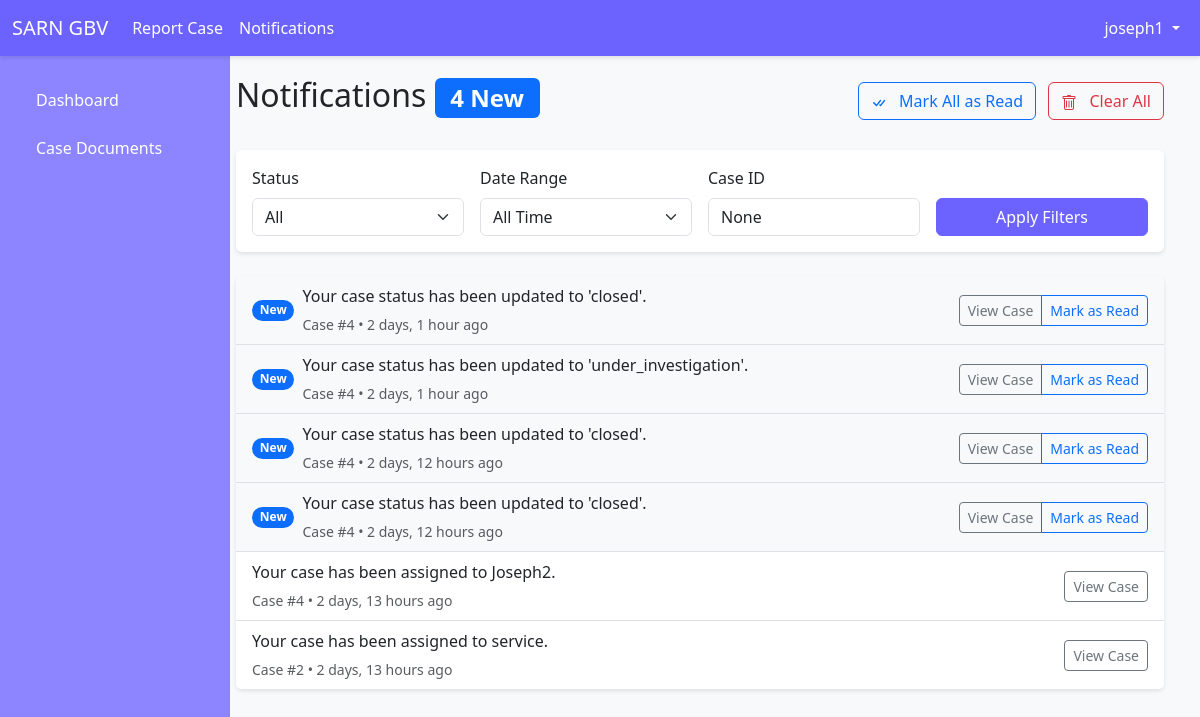
The app's page /notifications/ (signed in), older data.
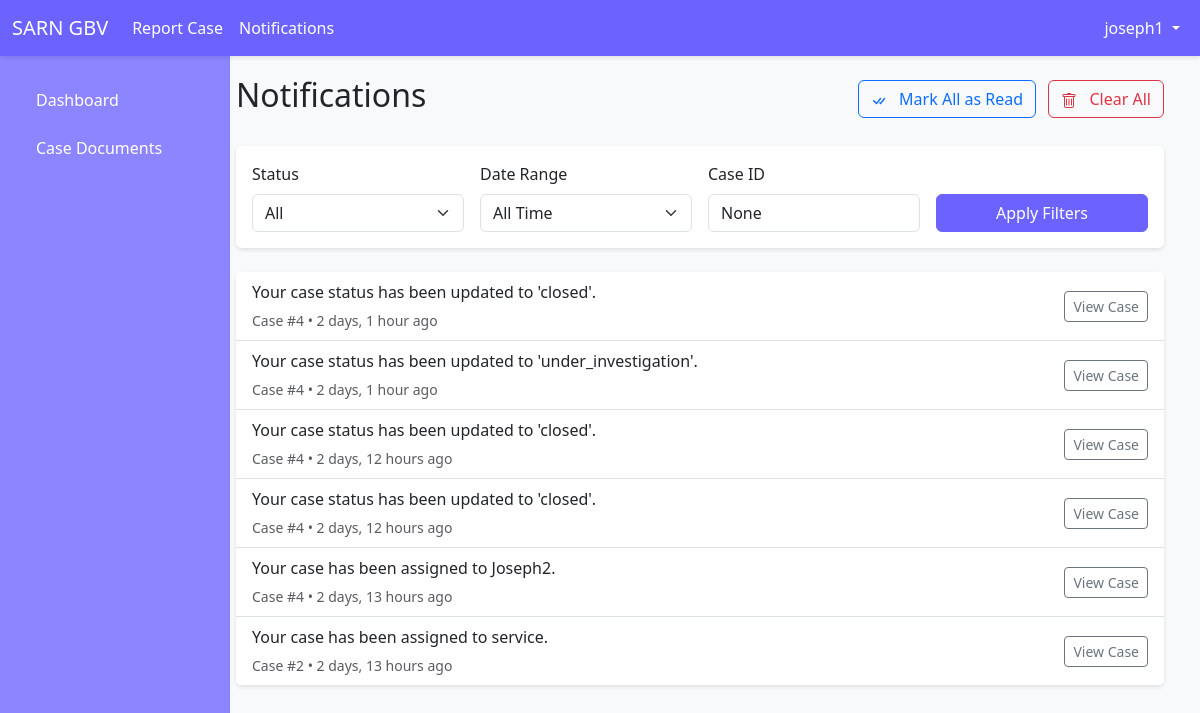
The same page, newer data.
### notifications/models.py (models this page shows, shortened)
class Notification(models.Model):
    user = models.ForeignKey(User, on_delete=models.CASCADE, related_name="notifications")  # Add related_name
    case = models.ForeignKey('cases.Case', on_delete=models.CASCADE)
    message = models.TextField()
    is_read = models.BooleanField(default=False)
    created_at = models.DateTimeField(auto_now_add=True)

### cases/models.py (models this page shows, shortened)
class Case(models.Model):
    STATUS_CHOICES = [
        ('pending', 'Pending'),
        ('under_investigation', 'Under Investigation'),
        ('closed', 'Closed'),
    ]
    reporter = models.ForeignKey(User, on_delete=models.CASCADE, related_name="reported_cases")  # The person who reported the case
    assigned_provider = models.ForeignKey(User, on_delete=models.SET_NULL, null=True, blank=True, related_name="assigned_cases")
    description = models.TextField()
    status = models.CharField(max_length=20, choices=STATUS_CHOICES, default='pending')
    date_reported = models.DateTimeField(auto_now_add=True)
    evidence_file = models.FileField(upload_to='case_evidence/', blank=True, null=True)

### notifications/views.py (the view)
# urls.py: path('notifications/', login_required(notifications_list), name='notifications_list'),
@login_required
def notifications_list(request):
    queryset = Notification.objects.filter(user=request.user).order_by('-created_at')
    status = request.GET.get('status')
    date_range = request.GET.get('date_range')
    case_id = request.GET.get('case_id')
    if status == 'unread':
        queryset = queryset.filter(is_read=False)
    elif status == 'read':
        queryset = queryset.filter(is_read=True)
    if date_range == 'today':
        queryset = queryset.filter(created_at__date=timezone.now().date())
    elif date_range == 'week':
        week_ago = timezone.now() - timedelta(days=7)
        queryset = queryset.filter(created_at__gte=week_ago)
    elif date_range == 'month':
        month_ago = timezone.now() - timedelta(days=30)
        queryset = queryset.filter(created_at__gte=month_ago)
    if case_id:
        queryset = queryset.filter(case__id=case_id)
    page = request.GET.get('page', 1)
    paginator = Paginator(queryset, 10)  # Show 10 notifications per page
    try:
        notifications = paginator.page(page)
    except PageNotAnInteger:
        notifications = paginator.page(1)
    except EmptyPage:
        notifications = paginator.page(paginator.num_pages)
    unread_count = Notification.objects.filter(user=request.user, is_read=False).count()
    context = {
        'notifications': notifications,
        'unread_count': unread_count,
        'status': status,
        'date_range': date_range,
        'case_id': case_id,
    }
    return render(request, 'notifications/list.html', context)

### notifications/templates/notifications/list.html (shortened to what this page needs)
{% extends 'base.html' %}
{% block content %}
<div class="container-fluid">
    <div class="d-flex justify-content-between align-items-center mb-4">
        <h2>
            Notifications
            {% if unread_count %}
            <span class="badge bg-primary">{{ unread_count }} New</span>
            {% endif %}
        </h2>
        <div>
            {% if notifications %}
            <button class="btn btn-outline-primary me-2" id="markAllRead">
                Mark All as Read
            </button>
            <button class="btn btn-outline-danger" id="clearAll">
                Clear All
            </button>
            {% endif %}
        </div>
    </div>
    <div class="card mb-4">
        <div class="card-body">
            <form class="row g-3" method="GET">
                <div class="col-md-3">
                    <label class="form-label">Status</label>
                    <select class="form-select" name="status">
                        <option value="">All</option>
                    </select>
                </div>
                <div class="col-md-3">
                    <label class="form-label">Date Range</label>
                    <select class="form-select" name="date_range">
                        <option value="">All Time</option>
                    </select>
                </div>
                <div class="col-md-3">
                    <label class="form-label">Case ID</label>
                    <input type="text" class="form-control" name="case_id" value="{{ case_id }}" placeholder="Filter by Case ID">
                </div>
                <div class="col-md-3 d-flex align-items-end">
                    <button type="submit" class="btn btn-primary w-100">Apply Filters</button>
                </div>
            </form>
        </div>
    </div>
    {% if notifications %}
    <div class="card">
        <div class="list-group list-group-flush">
            {% for notification in notifications %}
            <div class="list-group-item {% if not notification.is_read %}bg-light{% endif %}">
                <div class="d-flex justify-content-between align-items-center">
                    <div class="d-flex align-items-center">
                        {% if not notification.is_read %}
                        <span class="badge bg-primary rounded-pill me-2">New</span>
                        {% endif %}
                        <div>
                            <p class="mb-1">{{ notification.message }}</p>
                            <small class="text-muted">
                                Case #{{ notification.case.id }} •
                                {{ notification.created_at|timesince }} ago
                            </small>
                        </div>
                    </div>
                    <div class="btn-group">
                        <a href="{% url 'case_detail' notification.case.id %}" class="btn btn-sm btn-outline-secondary">
                            View Case
                        </a>
                        {% if not notification.is_read %}
                        <a href="{% url 'mark_notification_as_read' notification.id %}" class="btn btn-sm btn-outline-primary">
                            Mark as Read
                        </a>
                        {% endif %}
                    </div>
                </div>
            </div>
            {% endfor %}
        </div>
    </div>
    {% endif %}
</div>
{% endblock %}

Row changes from the older to the newer data that the page shows:
changed Notification (number 1 of 6 on the later page): no longer shows "New Mark as Read"
changed Notification "Your case status has been updated to 'under_investigation'.": no longer shows "New Mark as Read"
changed Notification (number 3 of 6 on the later page): no longer shows "New Mark as Read"
changed Notification (number 4 of 6 on the later page): no longer shows "New Mark as Read"
Text that changed along with them:
{{ unread_count }}: "4" → (not shown)
text no longer shown: "New"
